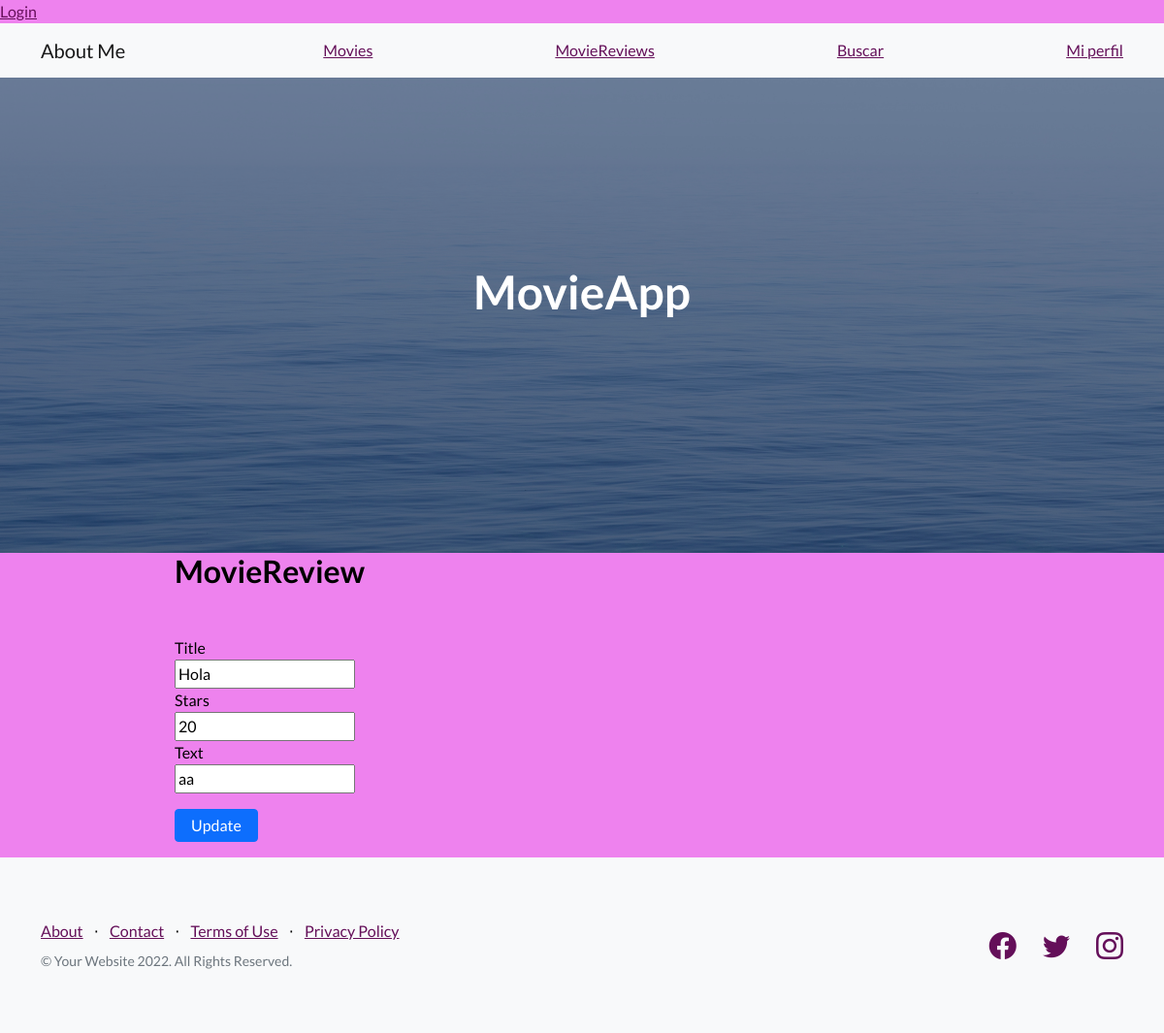
The page /update_review/2 (signed in) on the database its author committed.
### AppCoder/models.py (models this page shows)
class Review(models.Model):
    title =  models.CharField(max_length=40)
    text = models.CharField(max_length=500)
    user =models.ForeignKey(UserAuth,on_delete=models.CASCADE)
    date = models.DateTimeField(auto_now_add=True)
    stars = models.IntegerField()

### AppCoder/views.py (the view)
# urls.py: path('update_review/<pk>', views.update_review, name='update_review'),
@login_required
def update_review(request, pk):
    revupdate = Review.objects.get(id= pk)
    rev_form = AddReview(instance=revupdate)
    update = True
    context = {'form': rev_form, 'update': update}
    if request.method == 'POST':
        form = AddNewReview(request.POST, request.FILES, instance=revupdate)
        form.save()
        return redirect(f'/revdetail/{revupdate.id}')
    return render(request, 'newreview.html', context)

### AppCoder/forms.py
class AddReview(ModelForm):
    class Meta:
        model = Review
        fields =   ['title', 'stars','text']
        widgets ={
            'review': forms.Textarea(attrs={'class': 'form-control','placeholder': 'Dejar MovieReview' }),
        }

### AppCoder/templates/newreview.html (shortened to what this page needs)
{% extends 'index.html'%} {% load static %}  {% block main_content %}
  <div style="width: 70%; margin: auto">
    <h2 class="mb-5">MovieReview</h2>
    <form action="" method="POST" enctype="multipart/form-data">
      {% csrf_token%} {% for field in form %} {{field.label}}
      <br />
      {{form.media}} {{field}}
      <br />
      {%endfor%} {% if update %}
      <button class="btn btn-primary my-3 py-1" type="submit">Update</button>
      {% else %}
      <button class="btn btn-primary my-3 py-1" type="submit">Send</button>
      {% endif %}
    </form>
  </div>
  {% endblock %}

### rows shown on the page
Review: form "Hola" "20" "aa"

### other values the page prints
{{ field.label }} "Title" "Stars" "Text"
